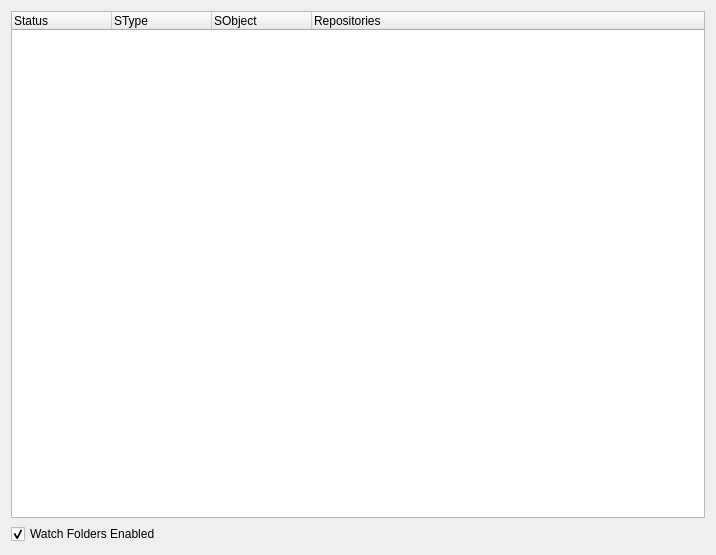
<?xml version="1.0" encoding="UTF-8"?>
<ui version="4.0">
 <class>ProjectWatchFolder</class>
 <widget class="QWidget" name="ProjectWatchFolder">
  <property name="geometry">
   <rect>
    <x>0</x>
    <y>0</y>
    <width>716</width>
    <height>555</height>
   </rect>
  </property>
  <property name="windowTitle">
   <string>Watch Folder</string>
  </property>
  <layout class="QGridLayout" name="gridLayout">
   <item row="1" column="0" colspan="2">
    <widget class="QCheckBox" name="watchEnabledCheckBox">
     <property name="text">
      <string>Watch Folders Enabled</string>
     </property>
     <property name="checked">
      <bool>true</bool>
     </property>
    </widget>
   </item>
   <item row="0" column="0" colspan="2">
    <widget class="QTreeWidget" name="watchFoldersTreeWidget">
     <property name="alternatingRowColors">
      <bool>true</bool>
     </property>
     <property name="verticalScrollMode">
      <enum>QAbstractItemView::ScrollPerPixel</enum>
     </property>
     <property name="rootIsDecorated">
      <bool>false</bool>
     </property>
     <property name="uniformRowHeights">
      <bool>false</bool>
     </property>
     <column>
      <property name="text">
       <string>Status</string>
      </property>
     </column>
     <column>
      <property name="text">
       <string>SType</string>
      </property>
     </column>
     <column>
      <property name="text">
       <string>SObject</string>
      </property>
     </column>
     <column>
      <property name="text">
       <string>Repositories</string>
      </property>
     </column>
    </widget>
   </item>
  </layout>
 </widget>
 <resources/>
 <connections/>
</ui>
